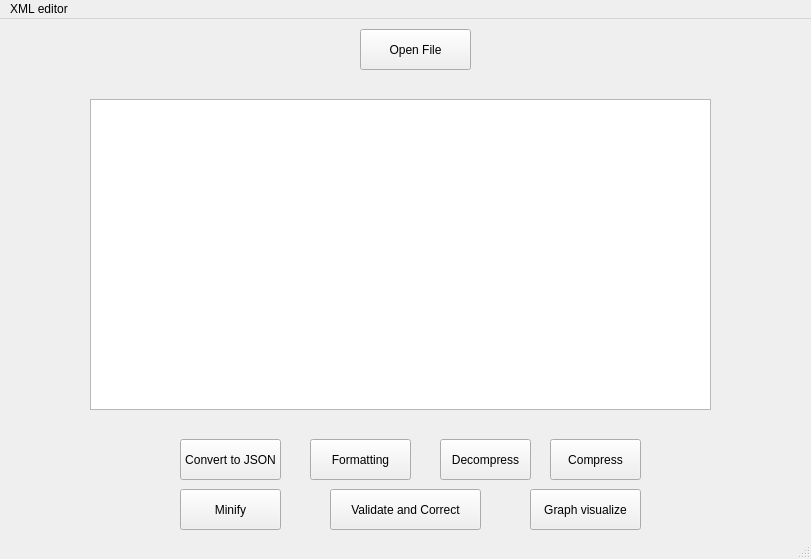
<?xml version="1.0" encoding="UTF-8"?>
<ui version="4.0">
 <class>MainWindow</class>
 <widget class="QMainWindow" name="MainWindow">
  <property name="geometry">
   <rect>
    <x>0</x>
    <y>0</y>
    <width>811</width>
    <height>559</height>
   </rect>
  </property>
  <property name="windowTitle">
   <string>MainWindow</string>
  </property>
  <widget class="QWidget" name="centralwidget">
   <widget class="QPushButton" name="pushButton">
    <property name="geometry">
     <rect>
      <x>550</x>
      <y>420</y>
      <width>91</width>
      <height>41</height>
     </rect>
    </property>
    <property name="text">
     <string>Compress</string>
    </property>
   </widget>
   <widget class="QPushButton" name="pushButton_2">
    <property name="geometry">
     <rect>
      <x>440</x>
      <y>420</y>
      <width>91</width>
      <height>41</height>
     </rect>
    </property>
    <property name="text">
     <string>Decompress</string>
    </property>
   </widget>
   <widget class="QPushButton" name="pushButton_3">
    <property name="geometry">
     <rect>
      <x>310</x>
      <y>420</y>
      <width>101</width>
      <height>41</height>
     </rect>
    </property>
    <property name="text">
     <string>Formatting</string>
    </property>
   </widget>
   <widget class="QPushButton" name="pushButton_4">
    <property name="geometry">
     <rect>
      <x>180</x>
      <y>420</y>
      <width>101</width>
      <height>41</height>
     </rect>
    </property>
    <property name="text">
     <string>Convert to JSON</string>
    </property>
   </widget>
   <widget class="QPushButton" name="pushButton_5">
    <property name="geometry">
     <rect>
      <x>530</x>
      <y>470</y>
      <width>111</width>
      <height>41</height>
     </rect>
    </property>
    <property name="text">
     <string>Graph visualize</string>
    </property>
   </widget>
   <widget class="QPushButton" name="pushButton_6">
    <property name="geometry">
     <rect>
      <x>180</x>
      <y>470</y>
      <width>101</width>
      <height>41</height>
     </rect>
    </property>
    <property name="text">
     <string>Minify</string>
    </property>
   </widget>
   <widget class="QPushButton" name="pushButton_7">
    <property name="geometry">
     <rect>
      <x>360</x>
      <y>10</y>
      <width>111</width>
      <height>41</height>
     </rect>
    </property>
    <property name="text">
     <string>Open File</string>
    </property>
   </widget>
   <widget class="QPlainTextEdit" name="plainTextEdit">
    <property name="geometry">
     <rect>
      <x>90</x>
      <y>80</y>
      <width>621</width>
      <height>311</height>
     </rect>
    </property>
   </widget>
   <widget class="QPushButton" name="pushButton_8">
    <property name="geometry">
     <rect>
      <x>330</x>
      <y>470</y>
      <width>151</width>
      <height>41</height>
     </rect>
    </property>
    <property name="text">
     <string>Validate and Correct</string>
    </property>
   </widget>
  </widget>
  <widget class="QMenuBar" name="menubar">
   <property name="geometry">
    <rect>
     <x>0</x>
     <y>0</y>
     <width>811</width>
     <height>21</height>
    </rect>
   </property>
   <widget class="QMenu" name="menuXML_editor">
    <property name="title">
     <string>XML editor</string>
    </property>
   </widget>
   <addaction name="menuXML_editor"/>
  </widget>
  <widget class="QStatusBar" name="statusbar"/>
 </widget>
 <resources/>
 <connections/>
</ui>
